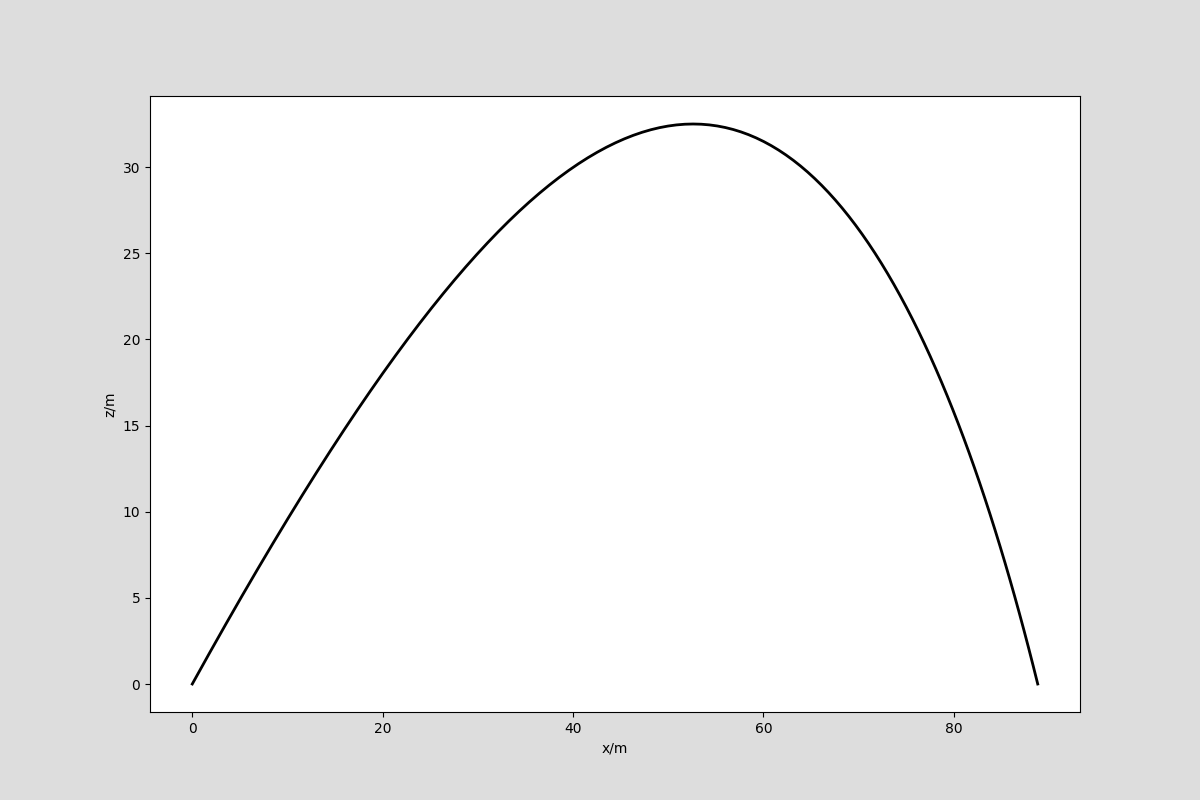

Reproduce this figure in Python.
import numpy as np
from scipy.integrate import solve_ivp
import matplotlib.pyplot as plt

# Drag coefficient, projectile radius (m), area (m2) and mass (kg).
c = 0.47
r = 0.05
A = np.pi*r**2
m = 0.2
# Air density (kg/m³), acceleration due to gravity (m/s²)
rho_air = 1.28
g = 9.81
# For convenience, define this constant.
k = 0.5*c*rho_air*A

# Initial speed and lauch angle (from the horizontal)
v0 = 50
phi0 = np.radians(45)

def diff_equation(t,u):
	x, xdot, z, zdot = u
	speed = np.hypot(xdot, zdot)
	xdotdot = -k/m*speed*xdot
	zdotdot = -k/m*speed*zdot-g
	return xdot, xdotdot, zdot, zdotdot

# Initial conditions: x0, v0_x, z0, v0_z.
u0 = 0, v0*np.cos(phi0), 0., v0*np.sin(phi0)
# Integrate up to tf unless we hit the target sooner.
t0, tf = 0, 100

def hit_target(t,u):
	# We've hit the target if the z-coordinate is 0.
	return u[2]
# Stop the integration when we hit the target
hit_target.terminal = True
# We must be moving downwards (don't stop before we begin moving upwards!)
hit_target.direction = -1

def max_height(t,u):
	# The maximum height is obtained when the z-velocity is zero.
	return u[3]

soln = solve_ivp(diff_equation, (t0,tf), u0, dense_output=True,
	events=(hit_target,max_height))

print(soln)
print('Time to target = {:.2f} s'.format(soln.t_events[0][0]))
print('Time to highest point = {:.2f} s'.format(soln.t_events[1][0]))

# A fine grid of time points from 0 until impact time.
t = np.linspace(0,soln.t_events[0][0], 100)

# Retrieve the solution for the time grid and plot the trajectory.
sol = soln.sol(t)
x, z = sol[0], sol[2]
print("Range to target, xmax = {:.2f} m".format(x[-1]))
print("Maximum height, zmax = {:.2f} m".format(max(z)))
plt.figure(facecolor="#dddddd",figsize=(12,8))
plt.plot(x,z,color="black",lw=2)
plt.xlabel("x/m")
plt.ylabel("z/m")
plt.savefig("spherical_projectile.png")
plt.show()
